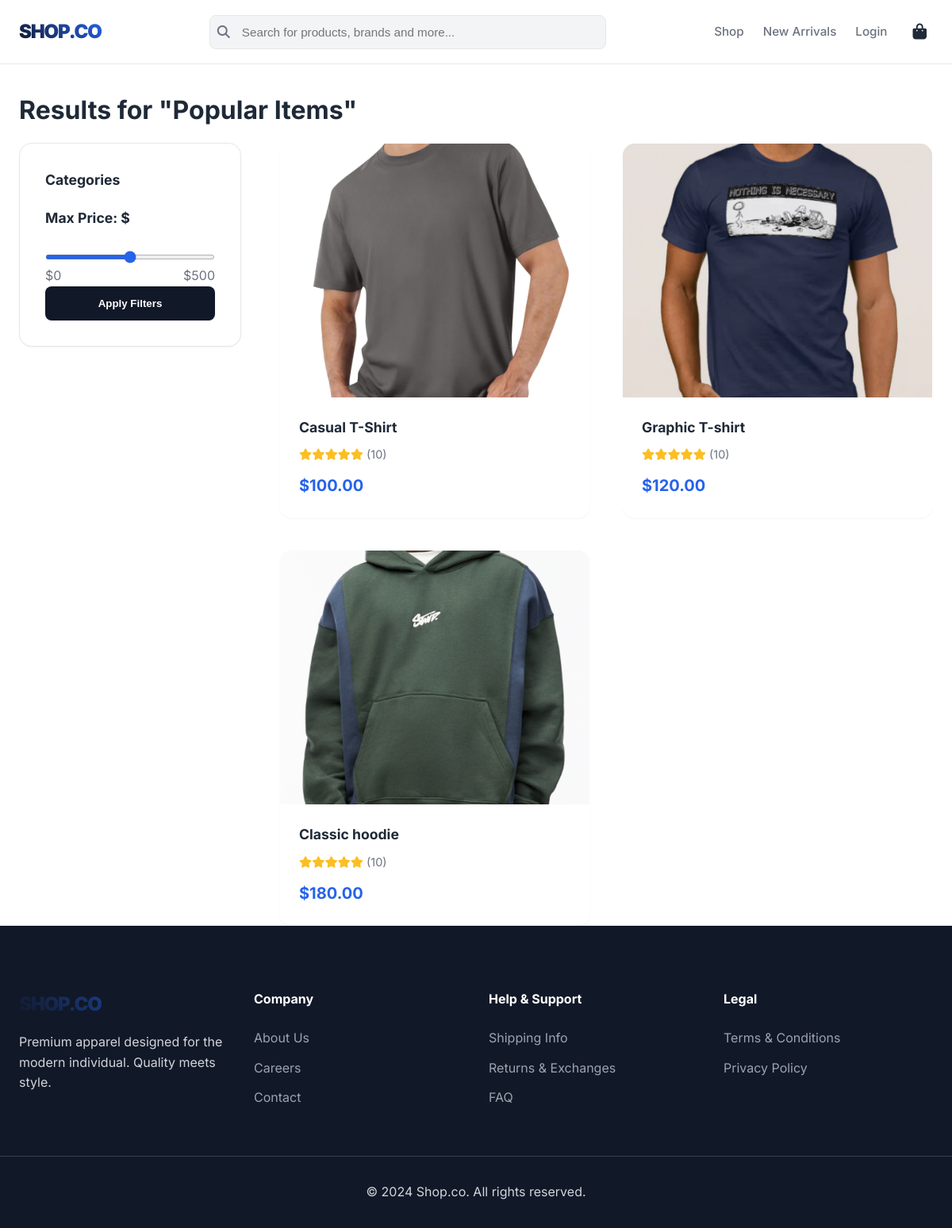
Before: /popular with the older database file.
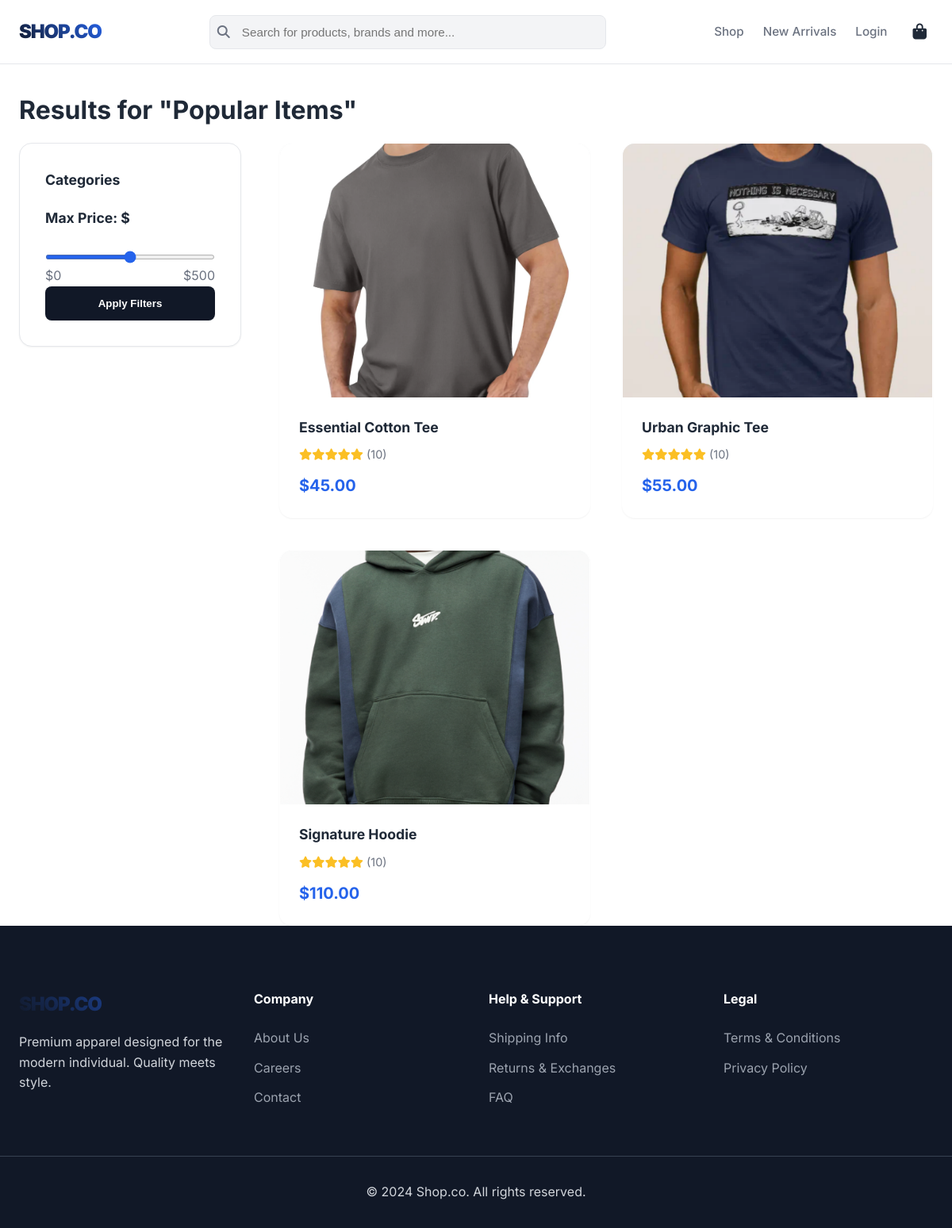
After: the same page with the newer database file.
### app.py (models this page shows, shortened)
class Product(db.Model):
    id = db.Column(db.Integer, primary_key=True)
    title = db.Column(db.String(100), nullable=False)
    cost = db.Column(db.Float, nullable=False)
    image = db.Column(db.String(100), nullable=False)
    category = db.Column(db.String(50), nullable=False)
    description = db.Column(db.Text, nullable=True)
    is_popular = db.Column(db.Boolean, default=False)
    reviews = db.relationship('Review', backref='product', lazy=True)

### app.py (the view)
@app.route('/popular')
def popular():
    products = Product.query.filter_by(is_popular=True).all()
    return render_template('all.html', products=products, all_categories=[], hide_filters=True, search_query="Popular Items")

### app.py (called while the page is built)
@app.context_processor
def inject_context():
    cart = session.get('cart', [])
    cart_length = sum(item.get('quantity', 0) for item in cart)
    return dict(cart_length=cart_length)

### templates/all.html (shortened to what this page needs)
{% extends "base.html" %}
{% block content %}
<div class="container mt-4 mb-5">
    <h1 class="font-bold text-3xl mb-4">
        {% if search_query %}Results for "{{ search_query }}"{% else %}All Products{% endif %}
    </h1>
    <div class="shop-layout">
        <aside class="filter-sidebar">
            <form action="{{ url_for('all_products') }}" method="GET">
                <div class="mb-5">
                    <h3 class="filter-title">Categories</h3>
                </div>
                <div class="mb-5">
                    <h3 class="filter-title">Max Price: $</h3>
                    <input type="range" name="max_price" min="0" max="500" value="{{ max_price }}" oninput="document.getElementById('price-val').textContent = this.value">
                    <div class="flex justify-between text-sm text-muted mt-2">
                        <span>$0</span><span>$500</span>
                    </div>
                </div>
                <button type="submit" class="btn w-full">Apply Filters</button>
            </form>
        </aside>
        <div class="product-grid">
            {% for product in products %}
            <a href="{{ url_for('product_details', product_id=product.id) }}" class="card">
                <div class="card-img-wrapper">
                    <img src="{{ url_for('static', filename='images/' ~ product.image) }}" alt="{{ product.title }}" class="card-img">
                </div>
                <div class="card-body">
                    <h3 class="card-title">{{ product.title }}</h3>
                     <div class="rating-stars">
                        {% for i in range(5) %}<i class="fas fa-star"></i>{% endfor %} <span class="text-muted text-sm">(10)</span>
                    </div>
                    <p class="card-price">${{ "%.2f"|format(product.cost) }}</p>
                </div>
            </a>
            {% endfor %}
        </div>
    </div>
</div>
{% endblock %}

Changed rows visible on the page:
changed Product: title "Casual T-Shirt" → "Essential Cotton Tee"; cost "100.00" → "45.00"
changed Product: title "Graphic T-shirt" → "Urban Graphic Tee"; cost "120.00" → "55.00"
changed Product: title "Classic hoodie" → "Signature Hoodie"; cost "180.00" → "110.00"
